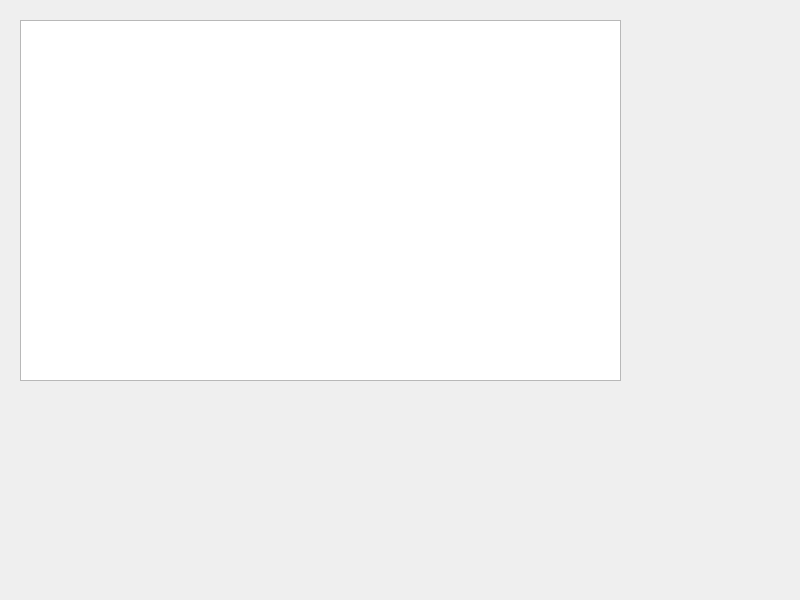
<?xml version="1.0" encoding="UTF-8"?>
<ui version="4.0">
 <class>Widget</class>
 <widget class="QWidget" name="Widget">
  <property name="geometry">
   <rect>
    <x>0</x>
    <y>0</y>
    <width>800</width>
    <height>600</height>
   </rect>
  </property>
  <property name="windowTitle">
   <string>Widget</string>
  </property>
  <widget class="QTableWidget" name="tableWidget">
   <property name="geometry">
    <rect>
     <x>20</x>
     <y>20</y>
     <width>601</width>
     <height>361</height>
    </rect>
   </property>
  </widget>
 </widget>
 <resources/>
 <connections/>
</ui>
